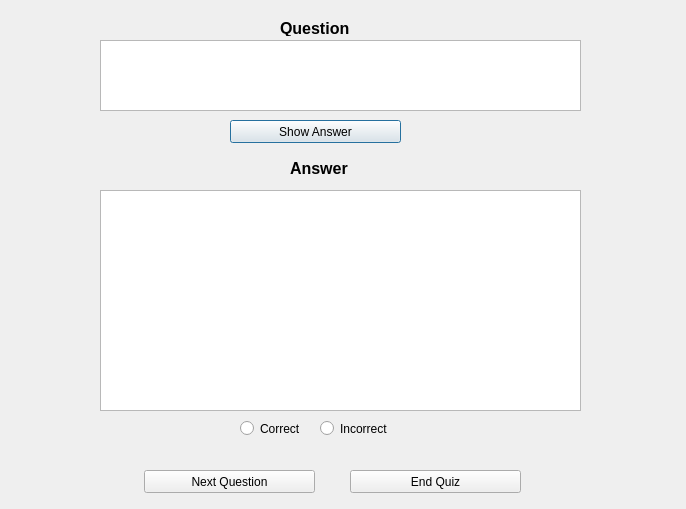
<?xml version="1.0" encoding="UTF-8"?>
<ui version="4.0">
 <class>Dialog</class>
 <widget class="QDialog" name="Dialog">
  <property name="geometry">
   <rect>
    <x>0</x>
    <y>0</y>
    <width>686</width>
    <height>509</height>
   </rect>
  </property>
  <property name="windowTitle">
   <string>Dialog</string>
  </property>
  <widget class="QPushButton" name="show_answer">
   <property name="geometry">
    <rect>
     <x>230</x>
     <y>120</y>
     <width>171</width>
     <height>23</height>
    </rect>
   </property>
   <property name="text">
    <string>Show Answer</string>
   </property>
  </widget>
  <widget class="QPushButton" name="next_question">
   <property name="geometry">
    <rect>
     <x>144</x>
     <y>470</y>
     <width>171</width>
     <height>23</height>
    </rect>
   </property>
   <property name="text">
    <string>Next Question</string>
   </property>
  </widget>
  <widget class="QTextEdit" name="answerText">
   <property name="geometry">
    <rect>
     <x>100</x>
     <y>190</y>
     <width>481</width>
     <height>221</height>
    </rect>
   </property>
  </widget>
  <widget class="QTextEdit" name="questionText">
   <property name="geometry">
    <rect>
     <x>100</x>
     <y>40</y>
     <width>481</width>
     <height>71</height>
    </rect>
   </property>
  </widget>
  <widget class="QLabel" name="label_2">
   <property name="geometry">
    <rect>
     <x>290</x>
     <y>160</y>
     <width>121</width>
     <height>16</height>
    </rect>
   </property>
   <property name="font">
    <font>
     <pointsize>12</pointsize>
     <weight>75</weight>
     <bold>true</bold>
    </font>
   </property>
   <property name="text">
    <string>Answer</string>
   </property>
  </widget>
  <widget class="QPushButton" name="end_quiz">
   <property name="geometry">
    <rect>
     <x>350</x>
     <y>470</y>
     <width>171</width>
     <height>23</height>
    </rect>
   </property>
   <property name="text">
    <string>End Quiz</string>
   </property>
  </widget>
  <widget class="QLabel" name="label">
   <property name="geometry">
    <rect>
     <x>280</x>
     <y>20</y>
     <width>121</width>
     <height>16</height>
    </rect>
   </property>
   <property name="font">
    <font>
     <pointsize>12</pointsize>
     <weight>75</weight>
     <bold>true</bold>
    </font>
   </property>
   <property name="text">
    <string>Question</string>
   </property>
  </widget>
  <widget class="QRadioButton" name="correctRadio">
   <property name="geometry">
    <rect>
     <x>240</x>
     <y>420</y>
     <width>82</width>
     <height>17</height>
    </rect>
   </property>
   <property name="text">
    <string>Correct</string>
   </property>
  </widget>
  <widget class="QRadioButton" name="incorrectRadio">
   <property name="geometry">
    <rect>
     <x>320</x>
     <y>420</y>
     <width>82</width>
     <height>17</height>
    </rect>
   </property>
   <property name="text">
    <string>Incorrect</string>
   </property>
  </widget>
 </widget>
 <resources/>
 <connections/>
</ui>
